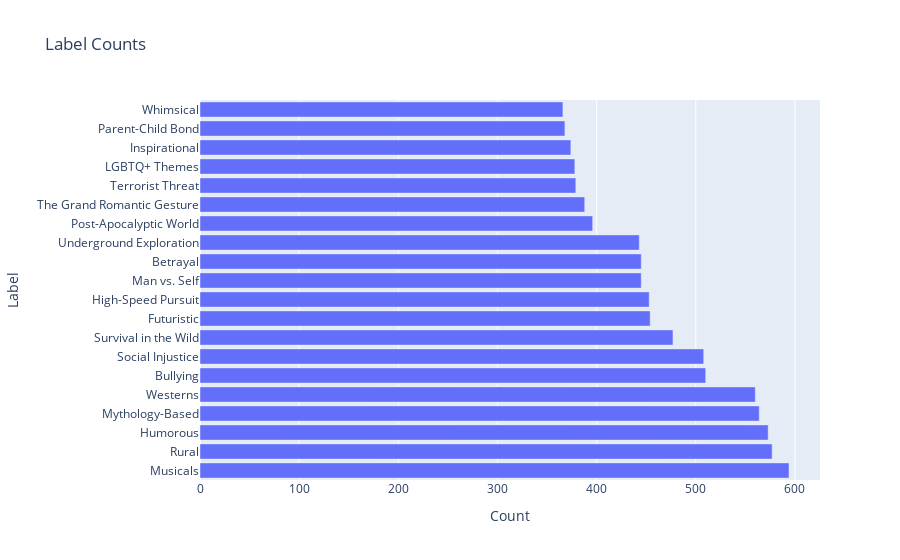

The cell this chart's notebook holds for it:
### Code cell
show_label_counts(rating_labels,20)

### Figure 1 — Plotly figure (JSON) as saved in the notebook; plotly's stock layout.template omitted (floating-point values rounded to 4 significant figures)
{"data": [{"orientation": "h", "type": "bar", "x": [594, 577, 573, 564, 560, 510, 508, 477, 454, 453, 445, 445, 443, 396, 388, 379, 378, 374, 368, 366], "y": ["Musicals", "Rural", "Humorous", "Mythology-Based", "Westerns", "Bullying", "Social Injustice", "Survival in the Wild", "Futuristic", "High-Speed Pursuit", "Man vs. Self", "Betrayal", "Underground Exploration", "Post-Apocalyptic World", "The Grand Romantic Gesture", "Terrorist Threat", "LGBTQ+ Themes", "Inspirational", "Parent-Child Bond", "Whimsical"]}], "layout": {"title": {"text": "Label Counts"}, "xaxis": {"title": {"text": "Count"}}, "yaxis": {"title": {"text": "Label"}}}}
